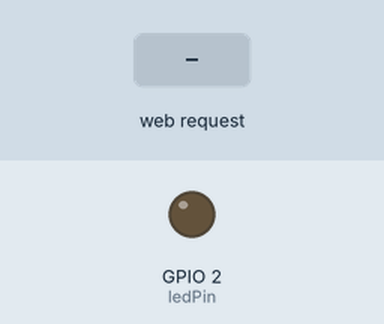
Bench run of a sketch on a simulated ESP8266 (NodeMCU). Parts: output pins drawn as LEDs (lit = HIGH). Inputs (shaded band) come from the test bench. WiFi joins after 1.5 s; servers stay silent unless stated; what the sketch prints to the serial monitor is not drawn.

Above: at 12.7 s.
12.8 s: HTTP request GET /rel=on received
At 14.0 s:
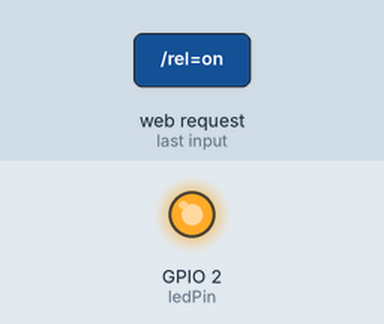
14.3 s: HTTP request GET /rel=off received
At 15.4 s:
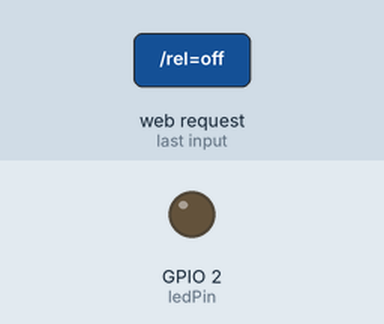
Timing chart, 0 to 17.3 s (numbered marks = the images above; inputs shaded):
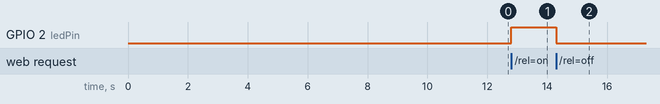

Measured:
- after the input at 12.8 s, GPIO 2 (ledPin): LOW → HIGH at once
- after the input at 14.3 s, GPIO 2 (ledPin): HIGH → LOW at once

The sketch:

esp8266_reley.ino
```cpp
#include <ESP8266WiFi.h>

// Replace with your network details

const char* ssid = "CiraSoft";
const char* password = "11111111";

// Web Server on port 80
int value = LOW;
int ledPin = BUILTIN_LED;
WiFiServer server(80);

byte relON[] = { 0xA0, 0x01, 0x01, 0xA2 };
byte relOFF[] = { 0xA0, 0x01, 0x00, 0xA1 };

// only runs once on boot
void setup() {
  // Initializing serial port for debugging purposes
  Serial.begin(9600);
  delay(10);


   pinMode(ledPin, OUTPUT);
   digitalWrite(ledPin, LOW);
  // Connecting to WiFi network
  Serial.println();
  Serial.print("Connecting to ");
  Serial.println(ssid);

  WiFi.hostname("DnevnaSoba-Grejanje");
  WiFi.begin(ssid, password);
  WiFi.mode(WIFI_STA);
  while (WiFi.status() != WL_CONNECTED) {
    delay(500);
    Serial.print(".");
  }
  Serial.println("");
  Serial.println("WiFi connected");

  // Starting the web server
  server.begin();
  Serial.println("Web server running. Waiting for the ESP IP...");
  delay(10000);

  // Printing the ESP IP address
  Serial.println(WiFi.localIP());
}

// runs over and over again
void loop() {
  // Listenning for new clients
  WiFiClient client = server.available();

  if (client) {
    Serial.println("New client");
    // bolean to locate when the http request ends
    boolean blank_line = true;
    while (client.connected()) {
      if (client.available()) {
        // Read the first line of the request
          String request = client.readStringUntil('\r');
          client.flush();

          // Match the request

          if (request.indexOf("/rel=on") != -1) {
            digitalWrite(ledPin, HIGH);
            Serial.write(relON, sizeof(relON));
          }
          if (request.indexOf("/rel=off") != -1){
            digitalWrite(ledPin, LOW);
            Serial.write(relOFF, sizeof(relOFF));
          }
          value=digitalRead(ledPin);
           String s = "HTTP/1.1 200 OK\r\n";
                    s += "Content-Type: application/json\r\n\r\n";
                    s += "{\"data\":{\"message\":\"success\",\"type\":\"reley\",\"state\":\"" +  String(value) + "\"}}";
                    s += "\r\n";
                    s += "\n";

            client.println(s);
            break;

      }
    }
    delay(1);

    Serial.println("Client disconnected.");
  }
}
```
